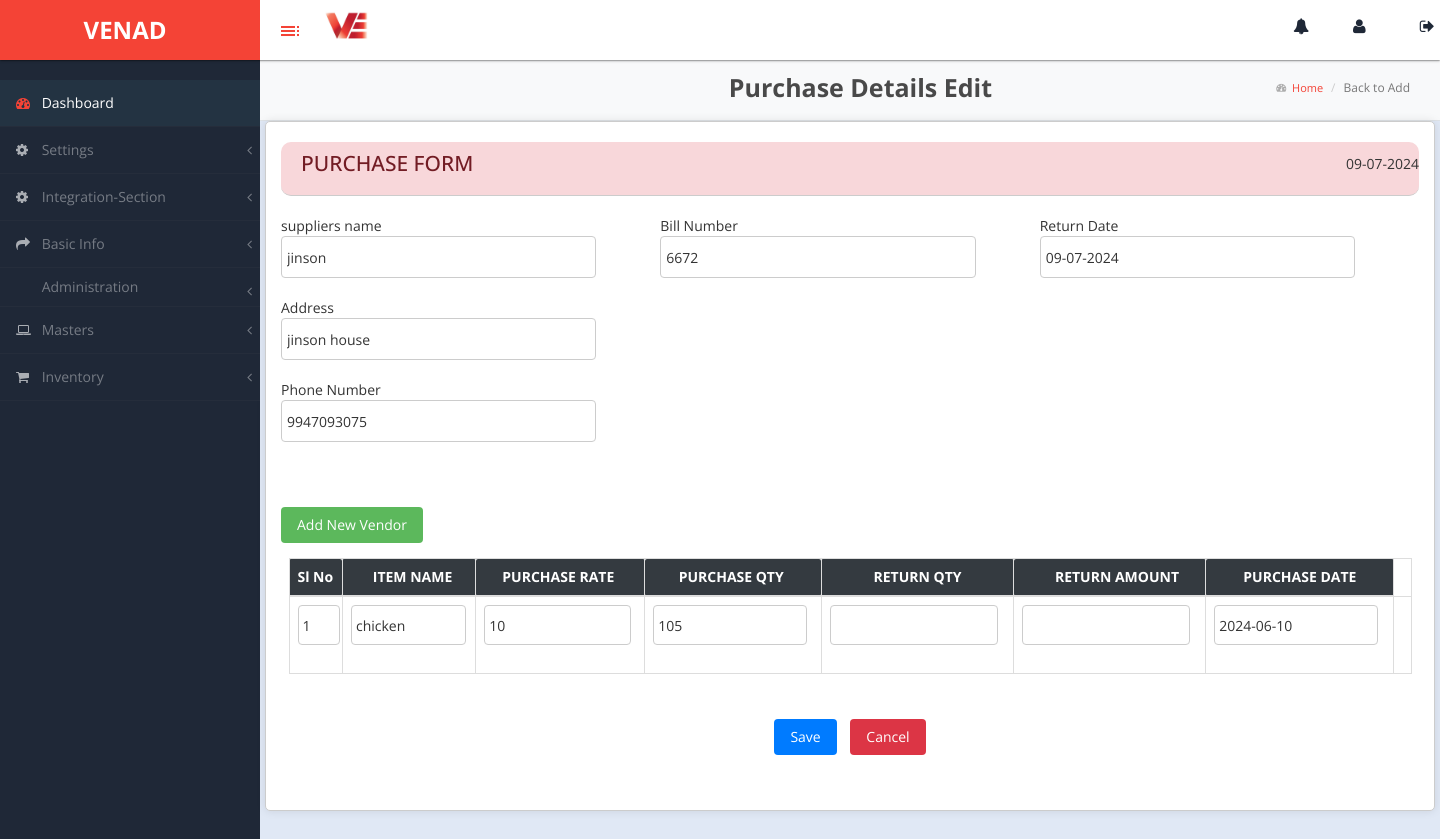
The app's page /purchase_return_edit_page/16 with its own data.
### venadApp/models.py (models this page shows)
class purchased_products(models.Model):
    purchased_prod = models.ForeignKey(PurchaseDetails,on_delete=models.CASCADE,null=True)
    product = models.ForeignKey(Products ,on_delete=models.CASCADE, null=True)
    vendor = models.ForeignKey(VendorDetails,on_delete=models.CASCADE,null=True)
    qty = models.CharField(max_length=50,null=True)
    unit = models.CharField(max_length=50,null=True)
    prate = models.CharField(max_length=50,null=True)
    MRP = models.CharField(max_length=50,null=True)
    discount = models.CharField(max_length=50,null=True)
    amount = models.CharField(max_length=50,null=True)
    taxable_amount = models.CharField(max_length=50,null=True)
    cgst_amount = models.CharField(max_length=50,null=True)
    sgst_amount = models.CharField(max_length=50,null=True)
    igst_amount = models.CharField(max_length=50,null=True)
    net_amount = models.CharField(max_length=50,null=True)

class VendorDetails(models.Model):
    name = models.CharField(max_length=50,null=True)
    address = models.CharField(max_length=350,null=True)
    phone = models.CharField(max_length=255,null=True)
    e_mail = models.EmailField(max_length=255,null=True)
    state = models.EmailField(max_length=255,null=True)
    state_type = models.EmailField(max_length=255,null=True)
    gst = models.CharField(max_length=50,null=True)
    taxtype = models.EmailField(max_length=255,null=True)

class PurchaseDetails(models.Model):
    bill_no = models.BigIntegerField(max_length=50,null=True)
    ref_no = models.BigIntegerField(max_length=50,null=True)
    purchase_date = models.CharField(max_length=50,null=True)
    reciept_date = models.CharField(max_length=50,null=True)
    mop = models.CharField(max_length=50,null=True)
    tax_mode = models.CharField(max_length=50,null=True)
    gross_amount = models.BigIntegerField(max_length=50,null=True)
    purchase_tax = models.BigIntegerField(max_length=50,null=True)
    taxable_amount = models.BigIntegerField(max_length=50,null=True)
    paid_amount = models.BigIntegerField(max_length=50,null=True)
    total_discount = models.BigIntegerField(max_length=50,null=True)
    qty_total = models.BigIntegerField(max_length=50,null=True)
    old_balalnce = models.BigIntegerField(max_length=50,null=True)
    total_amount = models.BigIntegerField(max_length=50,null=True)
    new_balance = models.BigIntegerField(max_length=50,null=True)

class Products(models.Model):
    product_category = models.ForeignKey(ProductCategory,on_delete=models.CASCADE,null=True)
    product_type = models.CharField(max_length=255,null=True)
    product_code = models.CharField(max_length=20,null=True)
    product_name= models.CharField(max_length=50,null=True)
    product_unit = models.CharField(max_length=50,null=True)
    hsn_code_description = models.ForeignKey(taxmaster,on_delete=models.CASCADE,null=True)
    opening_stoct= models.CharField(max_length=50,null=True)
    minimum_stock = models.CharField(max_length=50,null=True)
    r1price = models.CharField(max_length=50,null=True)
    r2price = models.CharField(max_length=50,null=True)
    r3price = models.CharField(max_length=50,null=True)
    description = models.CharField(max_length=200,null=True)

### venadApp/views.py (the view)
# urls.py: path('purchase_return_edit_page/<id>',views.purchase_return_edit),
def purchase_return_edit(request,id):
    obj = get_object_or_404(purchased_products, pk=id)
    pur_prods = purchased_products.objects.filter(vendor_id=obj.vendor_id, purchased_prod__reciept_date=obj.purchased_prod.reciept_date,purchased_prod__bill_no = obj.purchased_prod.bill_no )
    now = datetime.now()
    context = {
        'pur' : pur_prods,
        'current_date': now,
        }
    return render(request,'purchase_return/purchase_return_edit.html',context)

### templates/purchase_return/purchase_return_edit.html (shortened to what this page needs)
<!DOCTYPE html>
{% load static %}
<head>
</head>
{% include 'base.html' %}
<body>
    <div id="page-wrapper">
        <div class="header">
            <div class="navbar2">
                <p class="financial-year">Purchase Details Edit</p>
                <ol class="breadcrumb">
                    <li><i style="font-size: 10px; padding-top: 5px;" class="fa fa-tachometer"></i><a href="#">
                            &nbsp;&nbsp;Home</a></li>
                    <li class="active">Back to Add</li>
                </ol>
            </div>
        </div>
        <div class="container">
            <div class="header-container">
                <h2>PURCHASE FORM</h2>
                <div>{{ current_date|date:"d-m-Y " }}</div>
            </div>
            <form name="form1" method="POST" action="/return_save/">{% csrf_token %}
                <div class="form-group">
                    <table>
                        <tr>
                            <td>suppliers name<br><input value="{{pur.0.vendor.name}}" style="width: 80%" type="text" id="purchase_date"
                                name="purchase_date" required readonly></td>
                            <td>Bill Number<br><input style="width: 80%" type="text" id="ref_number"
                                    name="ref_number" value="{{pur.0.purchased_prod.bill_no}}" readonly></td>
                            <td>Return Date<br><input style="width: 80%;" type="text" id="reciept_date"
                                    name="reciept_date" value='{{ current_date|date:"d-m-Y " }}' readonly></td>
                        </tr>
                        <tr>
                            <td>Address<br><input style="width: 80%" type="text" id="state_type" name="state_type"
                                readonly value="{{pur.0.vendor.address}}">
                        </tr>
                        <tr>
                            <td>Phone Number<br><input style="width: 80%" type="text" id="state_type" name="state_type"
                                readonly value="{{pur.0.vendor.phone}}">
                        </tr>
                        <tr>
                            <td> <br><br>
                        <tr>
                            <td><button type="button" onclick="window.location.href='/v_add_page/'"
                                    class="vendor_Add_btn">Add New Vendor</button></td>
                            </td>
                        </tr>
                    </table>
                </div>
                <div>
                    <div class="row">
                        <div class="col-md-12">
                            <div class="table-responsive">
                                <div class="table-form">
                                    <table class="table table-bordered" id="purchasetable">
                                        <thead style="background-color: #343a40; color: #ffffff;">
                                            <tr>
                                                <th>Sl&nbsp;No
                                                </th>
                                                <th>&nbsp;&nbsp;&nbsp;&nbsp;&nbsp;&nbsp;ITEM&nbsp;NAME&nbsp;&nbsp;&nbsp;&nbsp;
                                                </th>
                                                <th>&nbsp;&nbsp;&nbsp;&nbsp;&nbsp;PURCHASE&nbsp;RATE&nbsp;&nbsp;&nbsp;&nbsp;&nbsp;&nbsp;
                                                </th>
                                                <th>&nbsp;&nbsp;&nbsp;&nbsp;&nbsp;&nbsp;&nbsp;PURCHASE&nbsp;QTY&nbsp;&nbsp;&nbsp;&nbsp;&nbsp;&nbsp;&nbsp;&nbsp;
                                                </th>
                                                <th>&nbsp;&nbsp;&nbsp;&nbsp;&nbsp;&nbsp;&nbsp;&nbsp;&nbsp;&nbsp;&nbsp;&nbsp;RETURN&nbsp;QTY&nbsp;&nbsp;&nbsp;&nbsp;&nbsp;&nbsp;&nbsp;&nbsp;&nbsp;&nbsp;&nbsp;&nbsp;
                                                </th>
                                                <th>&nbsp;&nbsp;&nbsp;&nbsp;&nbsp;&nbsp;&nbsp;&nbsp;&nbsp;RETURN&nbsp;AMOUNT&nbsp;&nbsp;&nbsp;&nbsp;&nbsp;
                                                </th>
                                                <th>&nbsp;&nbsp;&nbsp;&nbsp;&nbsp;&nbsp;&nbsp;&nbsp;PURCHASE&nbsp;DATE&nbsp;&nbsp;&nbsp;&nbsp;&nbsp;&nbsp;&nbsp;&nbsp;
                                                </th>
                                            </tr>
                                        </thead>
                                        <tbody>
                                        {% for k in pur %}
                                        <tr>
                                <td><input type="text" value="{{forloop.counter}}" name="no"></td>
                                <td><input type="text" value="{{k.product.product_name}}" name="item_name" id="item_name" readonly></td>
                                <td><input type="text" value="{{k.prate}}" name="purchase_rate" id="purchase_rate" readonly></td>
                                <td><input type="text" value="{{k.qty}}" name="purchase_qty" id="purchase_qty" readonly></td>
                                <td><input type="text" name="return_qty" id="return_qty"></td>
                                <td><input type="text" name="return_amt" id="return_amt"></td>
                                <td><input type="text" value="{{k.purchased_prod.purchase_date}}" name="purchase_date" id = "purchase_date" readonly></td>
                                <td><input type="hidden" value='{{ k.id }}' name = "id" id="id" ></td>
                                        </tr>
                                        {% endfor %}
                                    </tbody>
                                    </table>
                                </div>
                            </div>
                        </div>
                    </div>
                    <div class="form-group">
                        <div class="form-buttons">
                            <button type="submit" class="save-btn">Save</button>
                            <button type="button" onclick="window.location.href='/purchase_det_page/'" class="cancel-btn">Cancel</button>
                        </div>
                    </div>
            </form>
        </div>
    </div>
</body>
</html>

### static/css/custom-styles.css (style rules this page uses)
body { font-family: 'Open Sans', sans-serif; background: #1F2837; }
#page-wrapper { padding: 15px 15px; min-height: 600px; background: #ececec; }
h1, .h1, h2, .h2, h3, .h3 { margin-top: 7px; margin-bottom: -5px; }
h2 { color: #000; }
p { font-size: 14px; line-height:25px; }
#page-wrapper { position: relative; top: 55px; -moz-box-shadow: 0 0 10px #757575; }
.breadcrumb { padding: 10px 10px 10px 20px;margin-bottom: 0;list-style: none;border-radius: 0;background: transparent;line-height: 20px;font-size: 11px;margin-left: 14px; }
#page-wrapper { background: #e0e8f5; }
@media (min-width:768px) { #page-wrapper { margin: 0 0 0 260px; padding: 0; min-height: 1200px; } }
.header .breadcrumb:before { font-size: 11px; margin-right: 0px; color: #717171; display: none; }
.header .breadcrumb li a { font-size: 11px; font-size: 11px; text-decoration: none; color: #717171; text-decoration: none; color: #f44336; }

### templates/purchase_return/purchase_return_edit.html (style rules this page uses)
.navbar2 { display: flex; justify-content: space-between; align-items: center; background-color: #f8f9fa; padding: 10px 20px; border-bottom: 1px solid #dee2e6; }
.financial-year, .current-date { margin: 25; margin-left: 40%; font-size: x-large; font-weight: bolder; }
.breadcrumb { margin: 0; padding: 0; background: none; }
.breadcrumb li { display: inline; font-size: 12px; }
.breadcrumb li a { text-decoration: none; }
.container { background-color: #ffffff; border-radius: 8px; box-shadow: 0 0 10px rgba(0, 0, 0, 0.1); max-width: 1500px; padding: 10px; margin: 0 auto; padding: 20px; border: 1px solid #ccc; border-radius: 5px; box-shadow: 0 0 10px rgba(0, 0, 0, 0.1); }
.container h2 { padding: 10px; margin: 0 -20px 20px -20px; color: #721c24; text-align: center; font-size: 1.5em; }
.form-group { display: flex; justify-content: space-between; margin-bottom: 15px; }
.form-group input, .form-group select { flex: 2; padding: 8px; }
.form-buttons { text-align: center; margin-bottom: 20px; }
.form-buttons button { padding: 10px 20px; margin-left: 0px; border: none; border-radius: 5px; }
.header-container { display: flex; justify-content: space-between; border-radius: 10px; background-color: #f8d7da; align-items: center; border-bottom: 1px solid #ccc; padding-bottom: 10px; margin-bottom: 20px; }
.header-container h2 { margin: 0; margin-left: 10px; }
.table-form { display: flex; flex-wrap: wrap; gap: 20px; }
.form-group { flex: 1 1 45%; display: flex; flex-direction: column; }
.form-group button { padding: 8px 16px; border: none; background-color: #5cb85c; color: white; border-radius: 4px; cursor: pointer; margin-top: 5px; }
.form-group { margin-bottom: 10px; }
.form-group input[type="text"] { width: 100%; padding: 8px; border: 1px solid #ccc; border-radius: 4px; }
.table-form input[type="text"] { width: 90%; border: 1px solid #ccc; border-radius: 4px; }
@media (min-width: 768px) { .form-group { display: flex; align-items: center; margin-bottom: 10px; width: 10; } }
@media (min-width: 768px) { .form-group input[type="text"] { flex-basis: 30%; padding: 5px; border: 1px solid #ccc; border-radius: 4px; } }
@media (min-width: 768px) { .form-buttons .save-btn { background-color: #007bff; color: #fff; margin-right: 10px; } }
@media (min-width: 768px) { .form-buttons .cancel-btn { background-color: #dc3545; color: #fff; } }
.vendor_Add_btn { background-color: #28a745; color: #fff; border: none; padding: 10px 20px; border-radius: 20px; cursor: pointer; }

### templates/base.html (style rules this page uses)
.navbar2 { display: flex; align-items: center; padding-left: 8px; }
.financial-year { font-size: 25px; padding-top: 10px; color: rgb(73, 73, 73); margin-right: 20px; }

### records on screen
purchased_products: purchase_date "jinson", ref_number "6672", state_type "jinson house", state_type "9947093075", item_name "chicken", purchase_rate "10", purchase_qty "105", purchase_date "2024-06-10"
